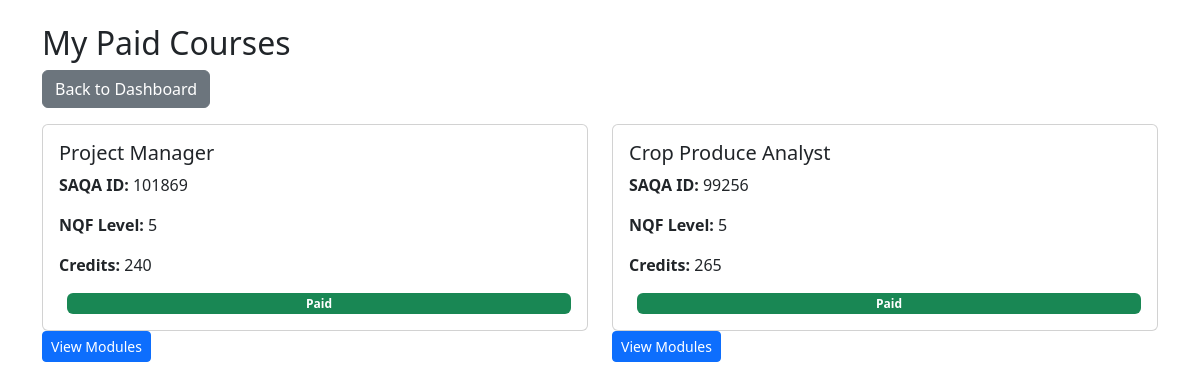
The app's page /paid-courses/ (signed in) with its own data.
### accounts/models.py (models this page shows, shortened)
class Enrollment(models.Model):
    student = models.ForeignKey(User, on_delete=models.CASCADE)
    course  = models.ForeignKey(Course, on_delete=models.CASCADE)
    is_paid = models.BooleanField(default=False)
    date_enrolled = models.DateTimeField(auto_now_add=True)
    class Meta:
        unique_together = ("student", "course")

class Course(models.Model):
    saqa_id   = models.CharField(max_length=20)
    name      = models.CharField(max_length=200)
    nqf_level = models.PositiveIntegerField(default=5)
    credit    = models.PositiveIntegerField(default=0)
    fee       = models.DecimalField(max_digits=10, decimal_places=2, default=0)

### accounts/views.py (the view)
# urls.py: path('paid-courses/', views.paid_courses, name='paid_courses'),
@login_required
def paid_courses(request):
    enrollments = Enrollment.objects.filter(student=request.user, is_paid=True).select_related('course')
    return render(request, 'paid_courses.html', {
        'enrollments': enrollments
    })

### templates/paid_courses.html (shortened to what this page needs)
{% load static %}
<!DOCTYPE html>
<html lang="en">
<head>
  <link href="https://cdn.jsdelivr.net/npm/bootstrap@5.3.2/dist/css/bootstrap.min.css" rel="stylesheet">
</head>
<body>
  <div class="container mt-4">
    <h2>My Paid Courses</h2>
    <a href="{% url 'welcome' %}" class="btn btn-secondary mb-3">Back to Dashboard</a>
    <div class="row">
      {% for e in enrollments %}
        <div class="col-md-6 mb-3">
          <div class="card p-3">
            <h5>{{ e.course.name }}</h5>
            <p><strong>SAQA ID:</strong> {{ e.course.saqa_id }} </p>
            <p><strong>NQF Level:</strong> {{ e.course.nqf_level }} </p>
            <p><strong>Credits:</strong> {{ e.course.credit }}</p>
            <span class="badge bg-success ms-2">Paid</span>
          </div>
          <a href="{% url 'course_modules' e.course.id %}" class="btn btn-primary btn-sm">View Modules</a>
        </div>
      {% empty %}
        <p>You have not paid for any courses yet.</p>
      {% endfor %}
    </div>
  </div>
</body>
</html>

### records on screen
Enrollment: course.name "Project Manager", course.saqa_id "101869", course.nqf_level "5", course.credit "240"
Enrollment: course.name "Crop Produce Analyst", course.saqa_id "99256", course.nqf_level "5", course.credit "265"
